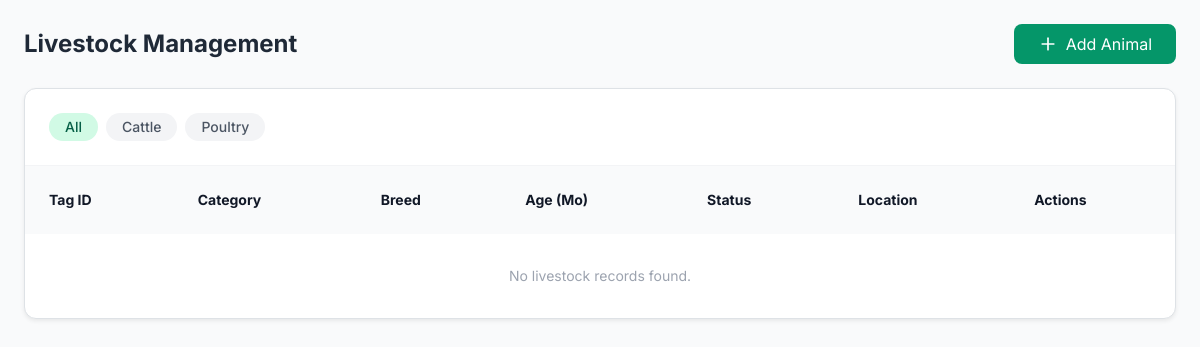
Page /livestock/ on the earlier database version.
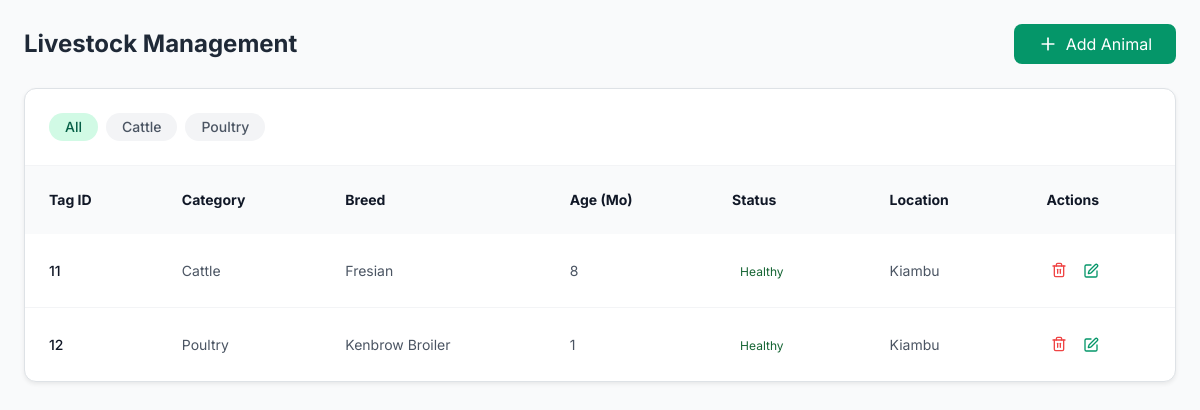
Same page on the later database version.
### farm/models.py (models this page shows, shortened)
class Livestock(models.Model):
    category = models.CharField(max_length=50)  # e.g., Cattle, Poultry
    tagId = models.CharField(max_length=100, unique=True)
    breed = models.CharField(max_length=100)
    age = models.PositiveIntegerField(help_text="Age in months")
    healthStatus = models.CharField(max_length=50, default='Healthy')
    location = models.CharField(max_length=50, blank=True, null=True)
    owner = models.ForeignKey(User, on_delete=models.CASCADE, null=True, blank=True, default=User)
    created_at = models.DateTimeField(auto_now_add=True)

### farm/views.py (the view)
# urls.py: path('livestock/', views.livestock, name='livestock'),
def livestock(request):
    livestock_list = Livestock.objects.all()
    return render(request,'livestock.html', {"livestock_list":livestock_list})

### farm/templates/livestock.html (shortened to what this page needs)
{% extends 'base.html' %}
{% block content %}
<div>
  <div class="flex flex-col sm:flex-row justify-between items-start sm:items-center mb-6 gap-4">
    <h1 class="text-2xl font-bold text-gray-800">Livestock Management</h1>
    <button onclick="document.getElementById('addModal').classList.remove('hidden')" class="bg-emerald-600 hover:bg-emerald-700 text-white px-4 py-2 rounded-lg flex items-center gap-2 transition-colors">
      <i data-lucide="plus" class="w-5 h-5"></i>
      Add Animal
    </button>
  </div>
  <div class="bg-white rounded-xl shadow-sm border border-gray-100 overflow-hidden">
    <div class="p-4 border-b border-gray-100 flex gap-2 overflow-x-auto">
      <a href="?filter=All" class="px-3 py-1 rounded-full text-sm font-medium whitespace-nowrap bg-emerald-100 text-emerald-800">All</a>
      <a href="?filter=Cattle" class="px-3 py-1 rounded-full text-sm font-medium whitespace-nowrap bg-gray-100 text-gray-600 hover:bg-gray-200">Cattle</a>
      <a href="?filter=Poultry" class="px-3 py-1 rounded-full text-sm font-medium whitespace-nowrap bg-gray-100 text-gray-600 hover:bg-gray-200">Poultry</a>
    </div>
    <div class="overflow-x-auto">
      <table class="w-full text-left text-sm text-gray-600">
        <thead class="bg-gray-50 text-gray-900 font-semibold">
          <tr>
            <th class="p-4">Tag ID</th>
            <th class="p-4">Category</th>
            <th class="p-4">Breed</th>
            <th class="p-4">Age (Mo)</th>
            <th class="p-4">Status</th>
            <th class="p-4">Location</th>
            <th class="p-4">Actions</th>
          </tr>
        </thead>
        <tbody class="divide-y divide-gray-100">
            {% for animal in livestock_list %}
          <tr class="hover:bg-gray-50">
            <td class="p-4 font-medium text-gray-900">{{ animal.tagId }}</td>
            <td class="p-4">{{ animal.category }}</td>
            <td class="p-4">{{ animal.breed }}</td>
            <td class="p-4">{{ animal.age }}</td>
            <td class="p-4">
              <span class="px-2 py-1 rounded-full text-xs font-semibold{% if animal.healthStatus == 'Healthy' %}bg-green-100 text-green-800
              {% elif animal.healthStatus == 'Sick' %}bg-red-100 text-red-800
              {% else %}bg-yellow-100 text-yellow-800{% endif %}">
                {{ animal.healthStatus }}
              </span>
            </td>
            <td class="p-4">{{ animal.location }}</td>
            <td class="p-4 flex gap-2" >
              <form action="{% url 'delete_livestock' animal.id%}" method="POST" onsubmit="return confirm('Are you sure you want to delete this animal record? This action cannot be undone.');">
                <button type="submit" class="text-red-500 hover:text-red-700 p-1">
                  <i data-lucide="trash-2" class="w-4 h-4"></i>
                </button>
              </form>
                <button onclick="document.getElementById('editModal-{{ animal.id }}').classList.remove('hidden')"
                      class="text-emerald-600 hover:text-emerald-800 p-1">
                <i data-lucide="edit" class="w-4 h-4"></i>
              </button>
            </td>
          </tr>
            {% empty %}
          <tr>
            <td colspan="7" class="p-8 text-center text-gray-400">
              No livestock records found.
            </td>
          </tr>
        {% endfor %}
        </tbody>
      </table>
    </div>
  </div>
</div>
{% endblock %}

Differences in the rows shown:
added Livestock: tagId "11", category "Cattle", breed "Fresian", age "8", healthStatus "Healthy", location "Kiambu"
added Livestock: tagId "12", category "Poultry", breed "Kenbrow Broiler", age "1", healthStatus "Healthy", location "Kiambu"
Other differences:
text no longer shown: "No livestock records found."
